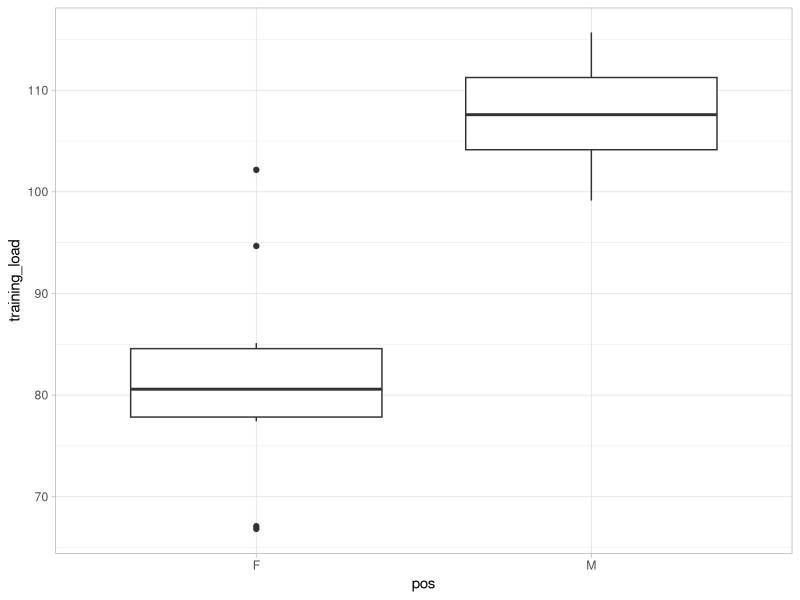
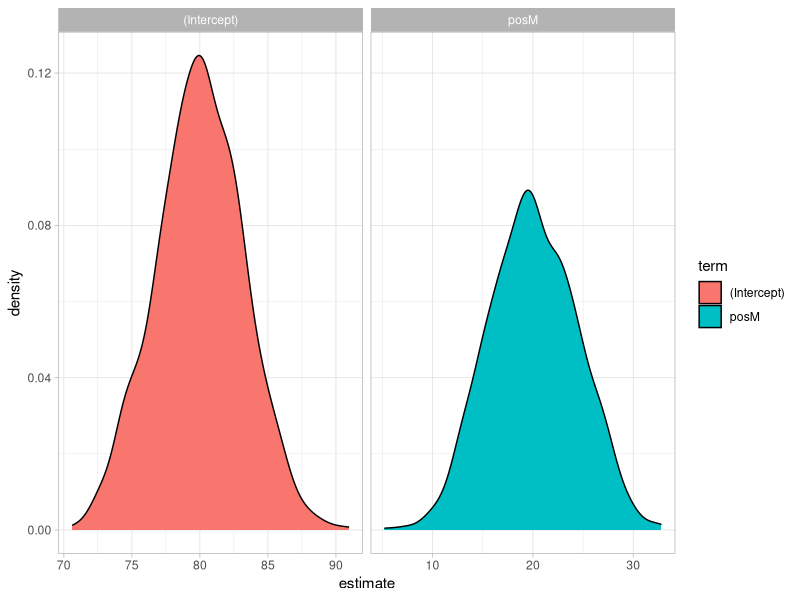
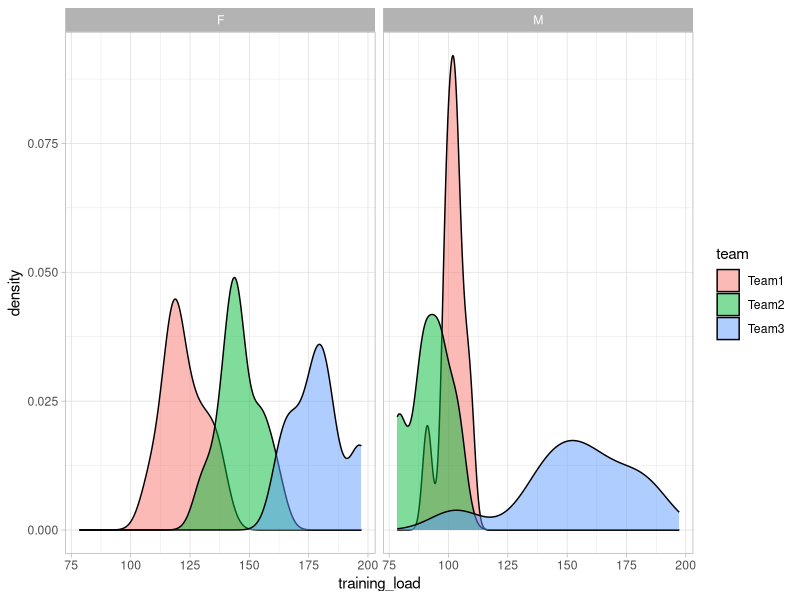
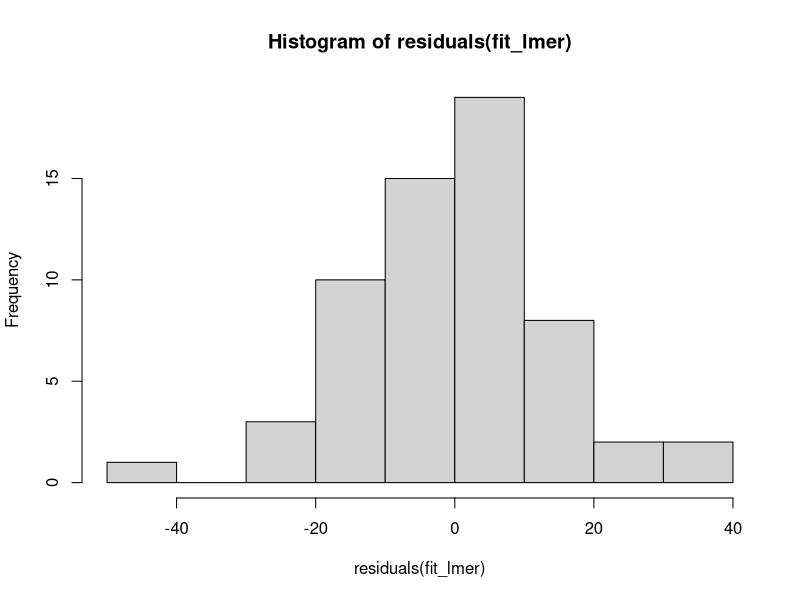
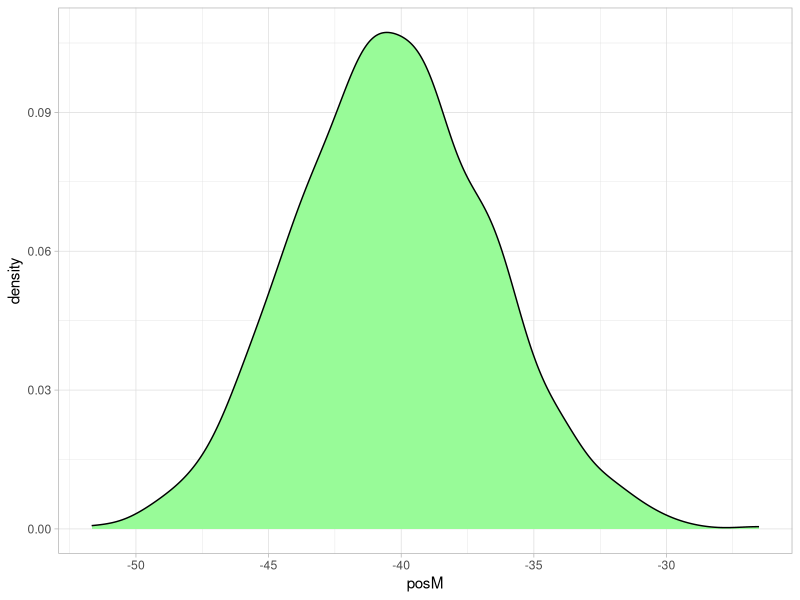
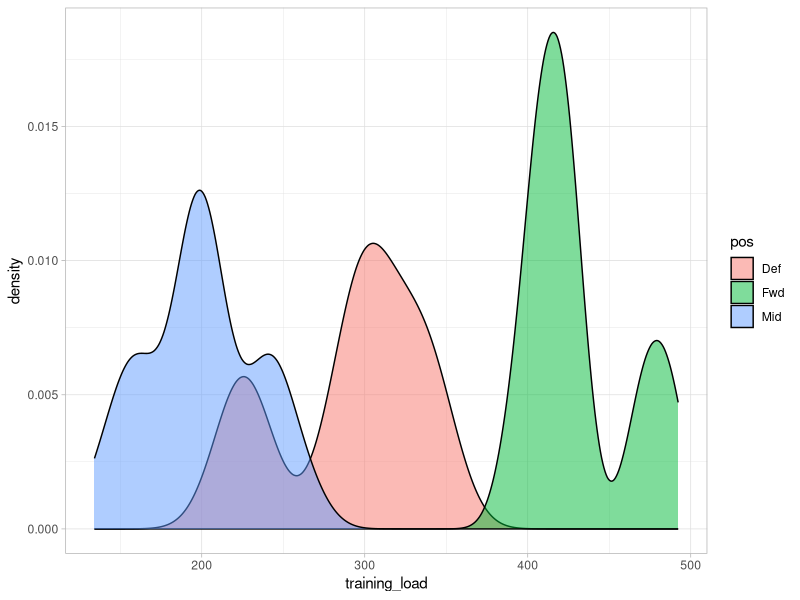
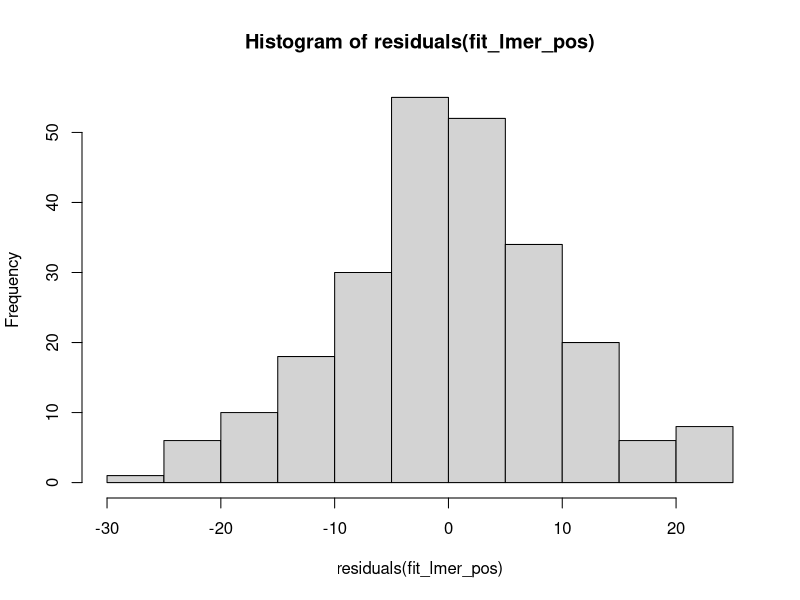
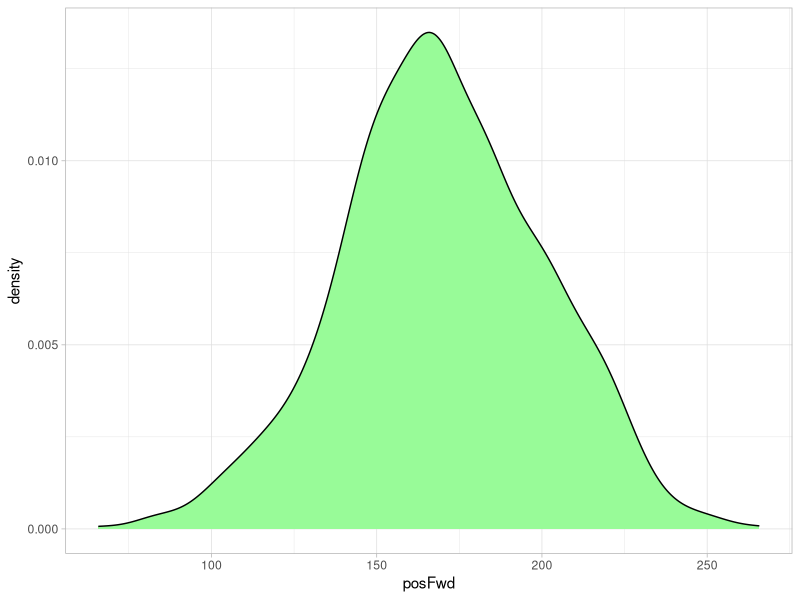

These charts were generated, in order, by the following R code:
## ---- chunk 1
library(tidyverse)
library(broom)
library(lme4)

theme_set(theme_light())
## ---- chunk 2
## Model Parameters
n_positions <- 2
n_players <- 10
b0 <- 80
b1 <- 20
sigma <- 10

## Simulate
set.seed(300)
pos <- rep(c("M", "F"), each = n_players)
player_id <- rep(1:10, times = 2)
model_error <- rnorm(n = n_positions*n_players, mean = 0, sd = sigma)
training_load <- b0 + b1 * (pos == "M") + model_error

d <- data.frame(pos, player_id, training_load)
d
## ---- chunk 3
d %>%
  ggplot(aes(x = pos, y = training_load)) +
  geom_boxplot()

d %>%
  group_by(pos) %>%
  summarize(N = n(),
            avg = mean(training_load),
            sd = sd(training_load)) %>%
  mutate(se = sd / sqrt(N)) %>%
  knitr::kable()
## ---- chunk 4
fit <- lm(training_load ~ pos, data = d)
summary(fit)
## ---- chunk 5
sim_func <- function(n_positions = 2, n_players = 10, b0 = 80, b1 = 20, sigma = 10){

  ## simulate data
  pos <- rep(c("M", "F"), each = n_players)
  player_id <- rep(1:10, times = 2)
  model_error <- rnorm(n = n_positions*n_players, mean = 0, sd = sigma)
  training_load <- b0 + b1 * (pos == "M") + model_error

  ## store in data frame
  d <- data.frame(pos, player_id, training_load)
  
  ## construct linear model
  fit <- lm(training_load ~ pos, data = d)
  summary(fit)
}
## ---- chunk 6
sim_func()
## ---- chunk 7
sim_func(b1 = 40)
## ---- chunk 8
team_training <- replicate(n = 1000,
                  sim_func(),
                  simplify = FALSE)
## ---- chunk 9
team_training %>%
  map_df(tidy) %>%
  select(term, estimate) %>%
  ggplot(aes(x = estimate, fill = term)) +
  geom_density() +
  facet_wrap(~term, scales = "free_x")

team_training %>%
  map_df(tidy) %>%
  select(term, estimate) %>%
  group_by(term) %>%
  summarize(avg = mean(estimate),
            SD = sd(estimate))
## ---- chunk 10
tidy(fit)
## ---- chunk 11
team_training %>%
  map_df(glance) %>%
  select(adj.r.squared, sigma) %>%
  summarize(across(.cols = everything(),
                   ~mean(.x)))
## ---- chunk 12
fit %>% 
  glance()
## ---- chunk 13
## Model Parameters
n_teams <- 3
n_positions <- 2
n_players <- 10

team1_fwd_avg <- 130
team1_fwd_sd <- 15
team1_mid_avg <- 100
team1_mid_sd <- 5

team2_fwd_avg <- 150
team2_fwd_sd <- 20
team2_mid_avg <- 90
team2_mid_sd <- 10

team3_fwd_avg <- 180
team3_fwd_sd <- 15
team3_mid_avg <- 150
team3_mid_sd <- 15


## Simulated data frame
team <- rep(c("Team1","Team2", "Team3"), each = n_players * n_positions)
pos <- c(rep(c("M", "F"), each = n_players), rep(c("M", "F"), each = n_players), rep(c("M", "F"), each = n_players))
player_id <- as.factor(round(seq(from = 100, to = 300, length = length(team)), 0))

d <- data.frame(team, pos, player_id)

d %>%
  head()

# simulate training loads
set.seed(555)
training_load <- c(rnorm(n = n_players, mean = team1_mid_avg, sd = team1_mid_sd),
                   rnorm(n = n_players, mean = team1_fwd_avg, sd = team1_fwd_sd),
                   rnorm(n = n_players, mean = team2_mid_avg, sd = team2_mid_sd),
                   rnorm(n = n_players, mean = team2_fwd_avg, sd = team2_fwd_sd),
                   rnorm(n = n_players, mean = team3_mid_avg, sd = team3_mid_sd),
                   rnorm(n = n_players, mean = team3_fwd_avg, sd = team3_fwd_sd))

d <- d %>%
  bind_cols(training_load = training_load) 

d %>%
  head()
## ---- chunk 14
## Average training load by team
d %>%
  group_by(team) %>%
  summarize(avg = mean(training_load),
            SD = sd(training_load))

## Average training load by pos
d %>%
  group_by(pos) %>%
  summarize(avg = mean(training_load),
            SD = sd(training_load))

## Average training load by team & position
d %>%
  group_by(team, pos) %>%
  summarize(avg = mean(training_load),
            SD = sd(training_load)) %>%
  arrange(pos)

## Plot
d %>%
  ggplot(aes(x = training_load, fill = team)) +
  geom_density(alpha = 0.5) +
  facet_wrap(~pos)
## ---- chunk 15
## Mixed Model
fit_lmer <- lmer(training_load ~ pos + (1 |team), data = d)
summary(fit_lmer)
coef(fit_lmer)
fixef(fit_lmer)
ranef(fit_lmer)
sigma(fit_lmer)
hist(residuals(fit_lmer))

## ---- chunk 16
sim_func_lmer <- function(n_teams = 3, 
                          n_positions = 2, 
                          n_players = 10, 
                          team1_fwd_avg = 130,
                          team1_fwd_sd = 15,
                          team1_mid_avg = 100,
                          team1_mid_sd = 5,
                          team2_fwd_avg = 150,
                          team2_fwd_sd = 20,
                          team2_mid_avg = 90,
                          team2_mid_sd = 10,
                          team3_fwd_avg = 180,
                          team3_fwd_sd = 15,
                          team3_mid_avg = 150,
                          team3_mid_sd = 15){

        ## Simulated data frame
        team <- rep(c("Team1","Team2", "Team3"), each = n_players * n_positions)
        pos <- c(rep(c("M", "F"), each = n_players), rep(c("M", "F"), each = n_players), rep(c("M", "F"), each = n_players))
        player_id <- as.factor(round(seq(from = 100, to = 300, length = length(team)), 0))
        
        d <- data.frame(team, pos, player_id)

        # simulate training loads
        training_load <- c(rnorm(n = n_players, mean = team1_mid_avg, sd = team1_mid_sd),
                   rnorm(n = n_players, mean = team1_fwd_avg, sd = team1_fwd_sd),
                   rnorm(n = n_players, mean = team2_mid_avg, sd = team2_mid_sd),
                   rnorm(n = n_players, mean = team2_fwd_avg, sd = team2_fwd_sd),
                   rnorm(n = n_players, mean = team3_mid_avg, sd = team3_mid_sd),
                   rnorm(n = n_players, mean = team3_fwd_avg, sd = team3_fwd_sd))
  
        ## construct the mixed model
  fit_lmer <- lmer(training_load ~ pos + (1 |team), data = d)
  summary(fit_lmer)
}
## ---- chunk 17
sim_func_lmer()
## ---- chunk 18
team_training_lmer <- replicate(n = 1000,
                  sim_func_lmer(),
                  simplify = FALSE)

## look at the first model in the list
team_training_lmer[[1]]$coefficient

## ---- chunk 19

lmer_coef <- matrix(NA, ncol = 5, nrow = length(team_training_lmer))
colnames(lmer_coef) <- c("intercept", "intercept_se", "posM", "posM_se", 'model_sigma')

for(i in 1:length(team_training_lmer)){
  
  lmer_coef[i, 1] <- team_training_lmer[[i]]$coefficients[1]
  lmer_coef[i, 2] <- team_training_lmer[[i]]$coefficients[3]
  lmer_coef[i, 3] <- team_training_lmer[[i]]$coefficients[2]
  lmer_coef[i, 4] <- team_training_lmer[[i]]$coefficients[4]
  lmer_coef[i, 5] <- team_training_lmer[[i]]$sigma
  
}

lmer_coef <- as.data.frame(lmer_coef)

head(lmer_coef)

## Plot the coefficient for position
lmer_coef %>%
  ggplot(aes(x = posM)) +
  geom_density(fill = "palegreen")

## Summarize the coefficients and their standard errors for the simulations
lmer_coef %>% 
  summarize(across(.cols = everything(),
                   ~mean(.x)))

## compare to the original model
broom.mixed::tidy(fit_lmer)
sigma(fit_lmer)
## ---- chunk 20
ranef_sim <- matrix(NA, ncol = 2, nrow = length(team_training_lmer))
colnames(ranef_sim) <- c("intercept_sd", "residual_sd")

for(i in 1:length(team_training_lmer)){
  
  ranef_sim[i, 1] <- team_training_lmer[[i]]$varcor %>% as.data.frame() %>% select(sdcor) %>% slice(1) %>% pull(sdcor)
  ranef_sim[i, 2] <- team_training_lmer[[i]]$varcor %>% as.data.frame() %>% select(sdcor) %>% slice(2) %>% pull(sdcor)
  
}

ranef_sim <- as.data.frame(ranef_sim)
head(ranef_sim)

## Summarize the results
ranef_sim %>%
  summarize(across(.cols = everything(),
                   ~mean(.x)))

## Compare with the original model
VarCorr(fit_lmer)
## ---- chunk 21
## Set up the data frame
n_pos <- 3
n_players <- 12
n_obs <- 20
players <- as.factor(round(seq(from = 100, to = 300, length = n_players), 0))


dat <- data.frame(
  player_id = rep(players, each = n_obs),
  pos = rep(c("Fwd", "Mid", "Def"), each = n_players/n_pos * n_obs),
  training_day = rep(1:n_obs, times = n_players)
)

dat %>%
  head()

## Create model parameters
# NOTE: Defender will be the intercept
set.seed(6687)
pos_intercept <- 150
posF_coef <- 170
posM_coef <- -70
individual_intercept <- 50
individual_slope <- 10
sigma <- 10
model_error <- rnorm(n = nrow(dat), mean = 0, sd = sigma)


## we will also create some individual player variance
individual_player_variance <- c()

for(i in players){

  individual_player_variance[i] <- rnorm(n = 1, 
                  mean = runif(min = 2, max = 10, n = 1), 
                  sd = runif(min = 2, max = 5, n = 1))
  
}

individual_player_variance <- rep(individual_player_variance, each = n_obs)

dat$training_load <- pos_intercept + posF_coef * (dat$pos == "Fwd") + posM_coef * (dat$pos == "Mid") + individual_intercept + individual_slope * individual_player_variance + model_error

dat %>%
  head()
## ---- chunk 22
## Average training load by pos
dat %>%
  group_by(pos) %>%
  summarize(avg = mean(training_load),
            SD = sd(training_load))

## Plot
dat %>%
  ggplot(aes(x = training_load, fill = pos)) +
  geom_density(alpha = 0.5)
## ---- chunk 23
## Mixed Model
fit_lmer_pos <- lmer(training_load ~ pos + (1 | player_id), data = dat)
summary(fit_lmer_pos)
coef(fit_lmer_pos)
fixef(fit_lmer_pos)
ranef(fit_lmer_pos)
sigma(fit_lmer_pos)
hist(residuals(fit_lmer_pos))

## ---- chunk 24
sim_func_lmer2 <- function(n_pos = 3,
                          n_players = 12,
                          n_obs = 20,
                          pos_intercept = 150,
                          posF_coef = 170,
                          posM_coef = -70,
                          individual_intercept = 50,
                          individual_slope = 10,
                          sigma = 10){
  
  players <- as.factor(round(seq(from = 100, to = 300, length = n_players), 0))

  dat <- data.frame(
  player_id = rep(players, each = n_obs),
  pos = rep(c("Fwd", "Mid", "Def"), each = n_players/n_pos * n_obs),
  training_day = rep(1:n_obs, times = n_players)
  )
  
  model_error <- rnorm(n = nrow(dat), mean = 0, sd = sigma)
  
  individual_player_variance <- c()

  for(i in players){

    individual_player_variance[i] <- rnorm(n = 1, 
                  mean = runif(min = 2, max = 10, n = 1), 
                  sd = runif(min = 2, max = 5, n = 1))
    }

  individual_player_variance <- rep(individual_player_variance, each = n_obs)

  dat$training_load <- pos_intercept + posF_coef * (dat$pos == "Fwd") + posM_coef * (dat$pos == "Mid") + individual_intercept + individual_slope * individual_player_variance + model_error

  fit_lmer_pos <- lmer(training_load ~ pos + (1 | player_id), data = dat)
  summary(fit_lmer_pos)
}
## ---- chunk 25
sim_func_lmer2()
## ---- chunk 26
player_training_lmer <- replicate(n = 1000,
                  sim_func_lmer2(),
                  simplify = FALSE)

## look at the first model in the list
player_training_lmer[[1]]$coefficient
## ---- chunk 27

lmer_player_coef <- matrix(NA, ncol = 7, nrow = length(player_training_lmer))
colnames(lmer_player_coef) <- c("intercept", "intercept_se","posFwd", "posFwd_se", "posMid", "posMid_se", 'model_sigma')

for(i in 1:length(player_training_lmer)){
  
  lmer_player_coef[i, 1] <- player_training_lmer[[i]]$coefficients[1]
  lmer_player_coef[i, 2] <- player_training_lmer[[i]]$coefficients[4]
  lmer_player_coef[i, 3] <- player_training_lmer[[i]]$coefficients[2]
  lmer_player_coef[i, 4] <- player_training_lmer[[i]]$coefficients[5]
  lmer_player_coef[i, 5] <- player_training_lmer[[i]]$coefficients[3]
  lmer_player_coef[i, 6] <- player_training_lmer[[i]]$coefficients[6]
  lmer_player_coef[i, 7] <- player_training_lmer[[i]]$sigma
  
}

lmer_player_coef <- as.data.frame(lmer_player_coef)

head(lmer_player_coef)

## Plot the coefficient for position
lmer_player_coef %>%
  ggplot(aes(x = posFwd)) +
  geom_density(fill = "palegreen")

lmer_player_coef %>%
  ggplot(aes(x = posMid)) +
  geom_density(fill = "palegreen")


## Summarize the coefficients and their standard errors for the simulations
lmer_player_coef %>% 
  summarize(across(.cols = everything(),
                   ~mean(.x)))

## compare to the original model
broom.mixed::tidy(fit_lmer_pos)
sigma(fit_lmer_pos)
## ---- chunk 28
ranef_sim_player <- matrix(NA, ncol = 2, nrow = length(player_training_lmer))
colnames(ranef_sim_player) <- c("player_sd", "residual_sd")

for(i in 1:length(player_training_lmer)){
  
  ranef_sim_player[i, 1] <- player_training_lmer[[i]]$varcor %>% as.data.frame() %>% select(sdcor) %>% slice(1) %>% pull(sdcor)
  ranef_sim_player[i, 2] <- player_training_lmer[[i]]$varcor %>% as.data.frame() %>% select(sdcor) %>% slice(2) %>% pull(sdcor)
  
}

ranef_sim_player <- as.data.frame(ranef_sim_player)
head(ranef_sim_player)

## Summarize the results
ranef_sim_player %>%
  summarize(across(.cols = everything(),
                   ~mean(.x)))

## Compare with the original model
VarCorr(fit_lmer_pos)
